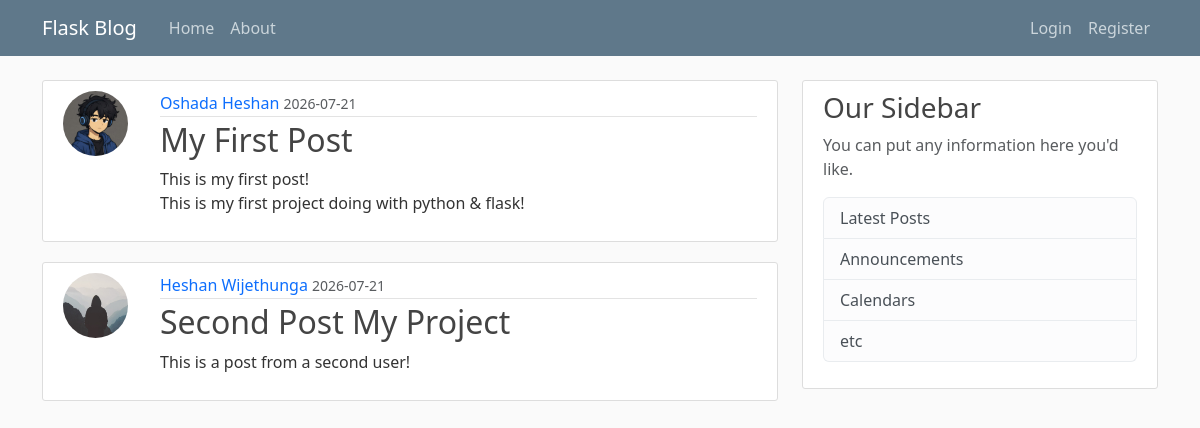
Page /home on the earlier database version.
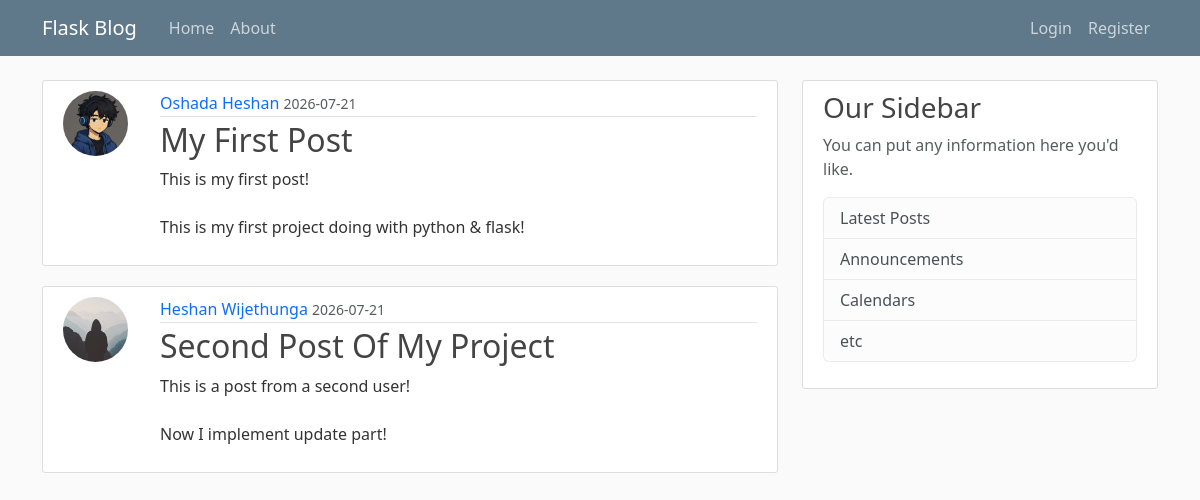
Same page on the later database version.
### flaskblog/models.py (models this page shows, shortened)
class Post(db.Model):
    id = db.Column(db.Integer, primary_key=True)
    title = db.Column(db.String(100), nullable=False)
    date_posted = db.Column(db.DateTime, nullable=False, default=datetime.utcnow)
    content = db.Column(db.Text, nullable=False)
    user_id = db.Column(db.Integer, db.ForeignKey('user.id'), nullable=False)

class User(db.Model, UserMixin):
    id = db.Column(db.Integer, primary_key=True)
    username = db.Column(db.String(20), unique=True, nullable=False)
    email = db.Column(db.String(120), unique=True, nullable=False)
    image_file = db.Column(db.String(20), nullable=False, default='default.jpg')
    password = db.Column(db.String(60), nullable=False)
    posts = db.relationship('Post', backref='author', lazy=True)

### flaskblog/routes.py (the view)
@app.route("/")
@app.route("/home")
def home():
    posts = Post.query.all()
    return render_template('home.html', posts=posts)

### flaskblog/templates/home.html
{% extends "layout.html" %}
{% block content %}
    {% for post in posts %}
        <article class="content-section">
            <div class="post-container">
                <img class="rounded-circle article-img" src="{{ url_for('static', filename='profile_pics/' + post.author.image_file) }}" alt="Profile picture">
                <div class="post-content">
                    <div class="article-metadata">
                        <a class="author-name" href="#">{{ post.author.username }}</a>
                        <small class="text-muted">{{ post.date_posted.strftime('%Y-%m-%d') }}</small>
                    </div>
                    <h2><a class="article-title" href="{{ url_for('post', post_id=post.id) }}">{{ post.title }}</a></h2>
                    <p class="article-content">{{ post.content }}</p>
                </div>
            </div>
        </article>
    {% endfor %}
{% endblock content %}

### flaskblog/templates/layout.html (shortened to what this page needs)
<!DOCTYPE html>
<html lang="en">
<head>
    <link href="https://cdn.jsdelivr.net/npm/bootstrap@5.3.8/dist/css/bootstrap.min.css" rel="stylesheet">
    <link rel="stylesheet" type="text/css" href="{{ url_for('static', filename='main.css') }}">
</head>
<body>
    <header class="site-header">
        <nav class="navbar navbar-expand-md navbar-dark bg-steel fixed-top">
            <div class="container">
                <a class="navbar-brand me-4" href="/">Flask Blog</a>
                <div class="collapse navbar-collapse" id="navbarToggle">
                    <div class="navbar-nav me-auto">
                        <a class="nav-item nav-link" href="{{ url_for('home') }}">Home</a>
                        <a class="nav-item nav-link" href="{{ url_for('about') }}">About</a>
                    </div>
                    <div class="navbar-nav ms-auto">
                        {% if current_user.is_authenticated %}
                            <a class="nav-item nav-link" href="{{ url_for('new_post') }}">New Post</a>
                            <a class="nav-item nav-link" href="{{ url_for('account') }}">Account</a>
                            <a class="nav-item nav-link" href="{{ url_for('logout') }}">Logout</a>
                        {% else %}
                            <a class="nav-item nav-link" href="{{ url_for('login') }}">Login</a>
                            <a class="nav-item nav-link" href="{{ url_for('register') }}">Register</a>
                        {% endif %}
                    </div>
                </div>
            </div>
        </nav>
    </header>
    <main role="main" class="container">
        <div class="row">
            <div class="col-md-8">
                {% block content %}{% endblock %}
            </div>
            <div class="col-md-4">
                <div class="content-section">
                    <h3>Our Sidebar</h3>
                    <p class='text-muted'>You can put any information here you'd like.
                        <ul class="list-group">
                            <li class="list-group-item list-group-item-light">Latest Posts</li>
                            <li class="list-group-item list-group-item-light">Announcements</li>
                            <li class="list-group-item list-group-item-light">Calendars</li>
                            <li class="list-group-item list-group-item-light">etc</li>
                        </ul>
                    </p>
                </div>
            </div>
        </div>
    </main>
</body>
</html>

### flaskblog/static/main.css (style rules this page uses)
body { background: #fafafa; color: #333333; margin-top: 5rem; }
h1, h2, h3, h4, h5, h6 { color: #444444; }
.bg-steel { background-color: #5f788a; }
.site-header .navbar-nav .nav-link { color: #cbd5db; }
.content-section { background: #ffffff; padding: 10px 20px; border: 1px solid #dddddd; border-radius: 3px; margin-bottom: 20px; }
.post-container { display: flex; gap: 16px; align-items: flex-start; }
.post-content { flex: 1; }
.article-title { color: #444444; }
a.article-title { text-decoration: none; }
.article-content { white-space: pre-line; }
.article-img { height: 65px; width: 65px; margin-right: 16px; }
.article-metadata { padding-bottom: 1px; margin-bottom: 4px; border-bottom: 1px solid #e3e3e3 }
.article-metadata a { text-decoration: none; }

Differences in the rows shown:
changed Post "Heshan Wijethunga": title "Second Post My Project" → "Second Post Of My Project"; content "This is a post from a second user!" → "This is a post from a second user! Now I implement update part!"
